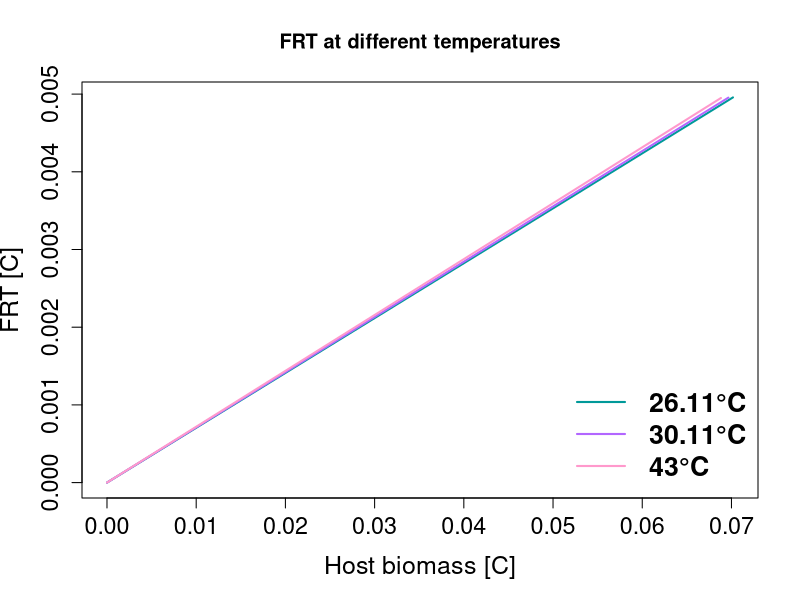
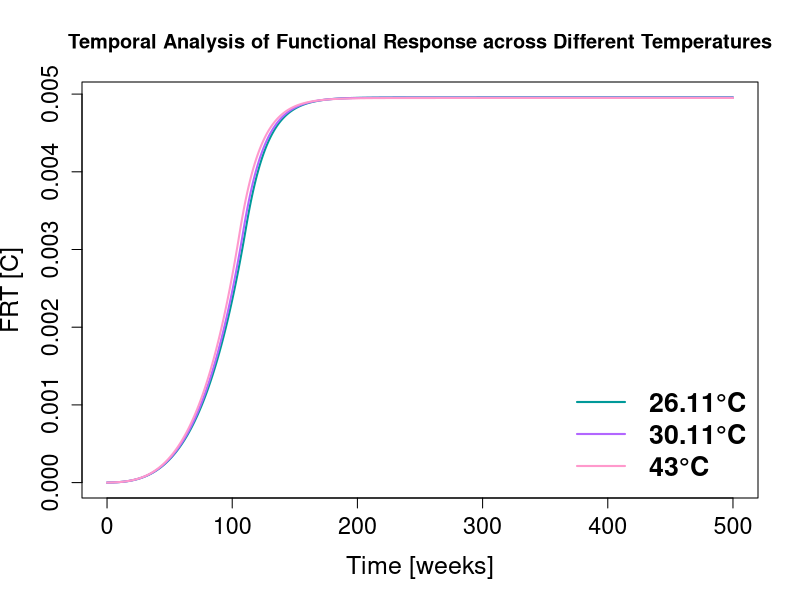
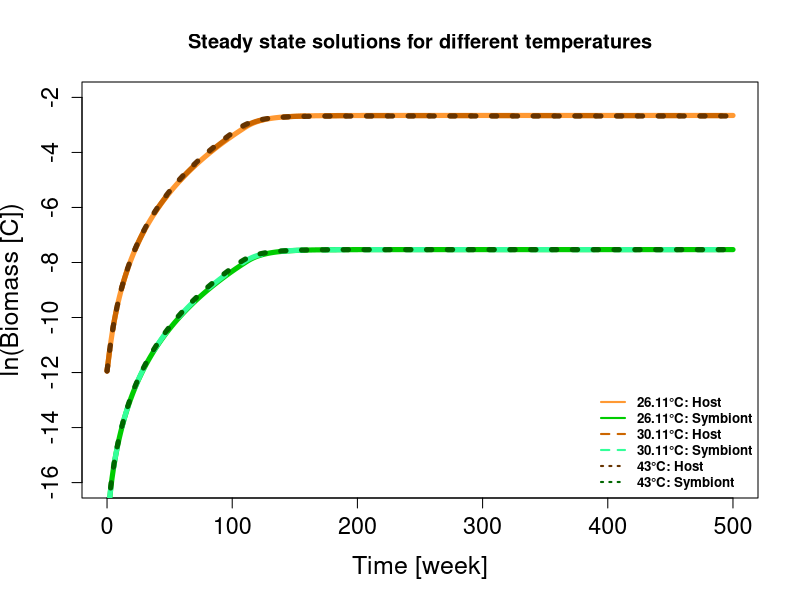
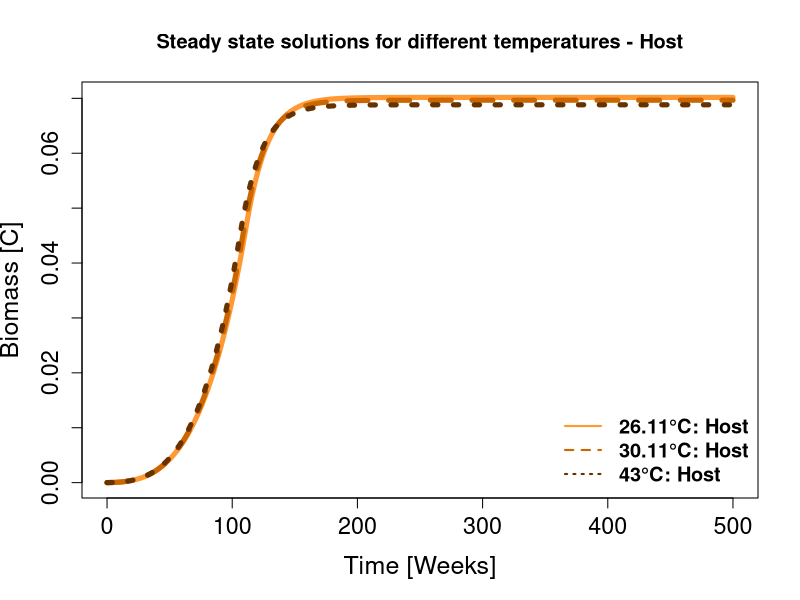
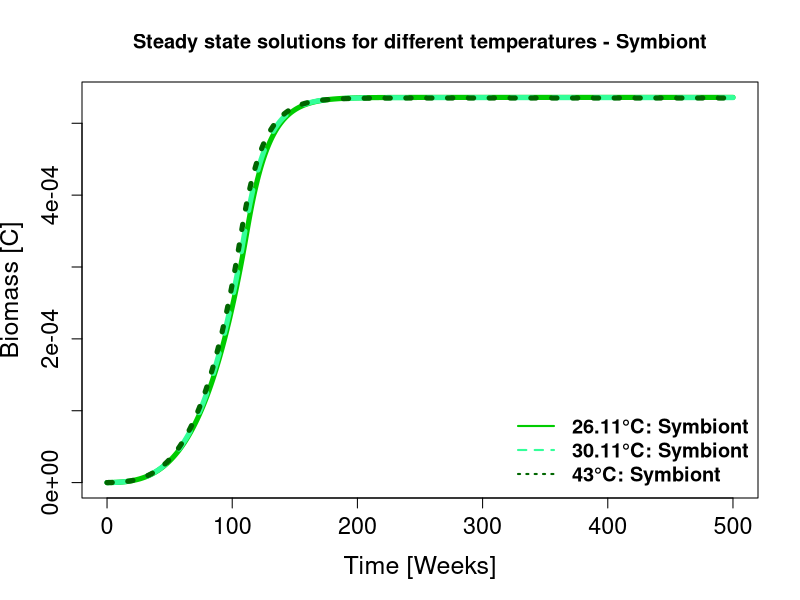
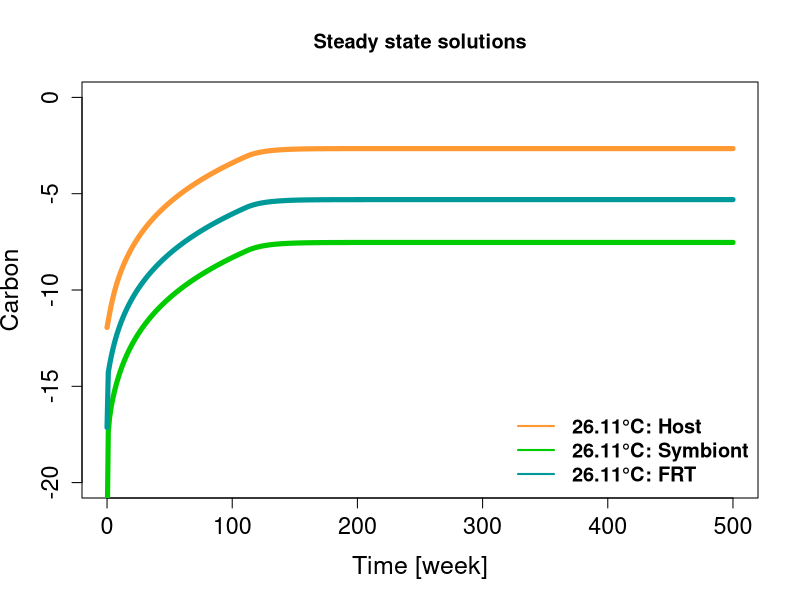

The R script that drew these images, in order:
# this is a code for solving the system for finding steady state/idnividual with FRT -
# the system is from the article https://www.sciencedirect.com/science/article/pii/S0304380023000534
# incl. a temperature dependence on the metabolic input 
# made by Mikkel Nielsen and Camilla Jensen ¨
# last modified 16-Mar-2023 

library(deSolve)
library(ggplot2)
library(dplyr)
library(ggtext)

param1 <- list(
  p = 27.7, # Photosynthesis [week^-1]
  a = 0.0724, # Attack rate [week^-1]
  n_hn = 0.18, # Conversion rate of host to nitrogen [mol N mol C^-1]
  y_n = 0.0602, # Yield / conversion efficiency of host nitrogen to symbiont nitrogen [mol N mol N^-1]
  n_sn = 0.13, # Conversion of nitrogen to carbon [mol N mol C^-1]
  w = 0.00261, # Handling time of host for symbiont [week]
  d_s = 0.771, # Symbiont death rate [week^-1]
  d_h = 0.126, # Host death rate [week^-1]
  
  r_n = 0.0146, # Nitrogen uptake rate [mol N mol C^-1 week^-1] feed
  r_c = 0.00999, # Carbon uptake rate [week^-1] feed
  
  #r_n = 0, # starved 
  #r_c = 0, # starved
  
  E = 0.63*1.60217663*10**(-19), # Activation energy [J]
  k = 1.380659*10**(-23), # Boltzmann's constant [J/K]
  T = 273.15+26.11, # Temperature [K]
  T_ref = 273.15+26.11 # ref temperature [K]
)

# temperature dependence
param1$b = exp(-param1$E*(1/param1$k*(1/param1$T-1/param1$T_ref))) # Arrhenius equation 
param1$w_tilde = param1$w/param1$b  # Handling time dependent on temperature

param2 <- list(
  p = 27.7, # Photosynthesis [week^-1]
  a = 0.0724, # Attack rate [week^-1]
  n_hn = 0.18, # Conversion rate of host to nitrogen [mol N mol C^-1]
  y_n = 0.0602, # Yield / conversion efficiency of host nitrogen to symbiont nitrogen [mol N mol N^-1]
  n_sn = 0.13, # Conversion of nitrogen to carbon [mol N mol C^-1]
  w = 0.00261, # Handling time of host for symbiont [week]
  d_s = 0.771, # Symbiont death rate [week^-1]
  d_h = 0.126, # Host death rate [week^-1]
  
  r_n = 0.0146, # Nitrogen uptake rate [mol N mol C^-1 week^-1] feed
  r_c = 0.00999, # Carbon uptake rate [week^-1] feed
  
  #r_n = 0, # starved 
  #r_c = 0, # starved
  
  E = 0.63*1.60217663*10**(-19), # Activation energy [J]
  k = 1.380659*10**(-23), # Boltzmann's constant [J/K]
  T = 273.15+30.11, # Temperature [K]
  T_ref = 273.15+26.11 # ref temperature [K]
)

# temperature dependence
param2$b = exp(-param2$E*(1/param2$k*(1/param2$T-1/param2$T_ref))) # Arrhenius equation 
param2$w_tilde = param2$w/param2$b  # Handling time dependent on temperature

param3 <- list(
  p = 27.7, # Photosynthesis [week^-1]
  a = 0.0724, # Attack rate [week^-1]
  n_hn = 0.18, # Conversion rate of host to nitrogen [mol N mol C^-1]
  y_n = 0.0602, # Yield / conversion efficiency of host nitrogen to symbiont nitrogen [mol N mol N^-1]
  n_sn = 0.13, # Conversion of nitrogen to carbon [mol N mol C^-1]
  w = 0.00261, # Handling time of host for symbiont [week]
  d_s = 0.771, # Symbiont death rate [week^-1]
  d_h = 0.126, # Host death rate [week^-1]
  
  r_n = 0.0146, # Nitrogen uptake rate [mol N mol C^-1 week^-1] feed
  r_c = 0.00999, # Carbon uptake rate [week^-1] feed
  
  #r_n = 0, # starved 
  #r_c = 0, # starved
  
  E = 0.63*1.60217663*10**(-19), # Activation energy [J]
  k = 1.380659*10**(-23), # Boltzmann's constant [J/K]
  T = 273.15+43, # Temperature [K]
  T_ref = 273.15+26.11 # ref temperature [K]
)

# temperature dependence
param3$b = exp(-param3$E*(1/param3$k*(1/param3$T-1/param3$T_ref))) # Arrhenius equation 
param3$w_tilde = param3$w/param3$b  # Handling time dependent on temperature


# Initial conditions 
S0 <- 1.02*10**(-10) #[mol C]
H0 <- 6.50*10**(-6) #[mol C]
#S0 <- 0.08*10**(30)
#H0 <- 3*10**(60)
#S0 <- 6.50*10**(-6)
#H0 <- 1.02*10**(-10)

# Time 
t <- seq(0, 500, by = 1)

## number 1
# Dynamical equations 
HSmodel1 <- function(t, state, param1) {
  with(as.list(c(state, param1)), {
    dS1dt <- pmin(p*S1,
                 (a*H1*n_hn*S1*y_n)/(S1*n_sn+a*H1*n_sn*w_tilde)) - d_s*S1
    
    dH1dt <- -((a*H1*S1)/(S1+a*H1*w_tilde)) - d_h*H1 +
      pmin(((H1^(2/3)*r_n/n_hn)),
           H1^(2/3)*r_c+p*S1 - pmin(p*S1,
                                  (a*H1*n_hn*S1*y_n)/(S1*n_sn+a*H1*n_sn*w_tilde)))
    return(list(c(dS1dt, dH1dt)))
  })
}

# Solve the differential equations
res1 <- ode(y = c(S1 = S0, H1 = H0), times = t, func = HSmodel1, parms = param1)
S1 <- res1[, "S1"]
H1 <- res1[, "H1"]

# Plot results
# Create a data frame with the time and species abundances
df1 <- data.frame(time = t, S1 = S1, H1 = H1)

funcrespC1 <- (param1$a*H1*S1)/(S1+param1$a*H1*param1$w_tilde)

## number 2
# Dynamical equations 
HSmodel2 <- function(t, state, param2) {
  with(as.list(c(state, param2)), {
    dS2dt <- pmin(p*S2,
                 (a*H2*n_hn*S2*y_n)/(S2*n_sn+a*H2*n_sn*w_tilde)) - d_s*S2
    
    dH2dt <- -((a*H2*S2)/(S2+a*H2*w_tilde)) - d_h*H2 +
      pmin(((H2^(2/3)*r_n/n_hn)),
           H2^(2/3)*r_c+p*S2 - pmin(p*S2,
                                    (a*H2*n_hn*S2*y_n)/(S2*n_sn+a*H2*n_sn*w_tilde)))
    return(list(c(dS2dt, dH2dt)))
  })
}
# Solve the differential equations
res2 <- ode(y = c(S2 = S0, H2 = H0), times = t, func = HSmodel2, parms = param2)
S2 <- res2[, "S2"]
H2 <- res2[, "H2"]

# Plot results
# Create a data frame with the time and species abundances
df2 <- data.frame(time = t, S2 = S2, H2 = H2)

funcrespC2 <- (param2$a*H2*S2)/(S2+param2$a*H2*param2$w_tilde)

## number 3
# Dynamical equations 
HSmodel3 <- function(t, state, param3) {
  with(as.list(c(state, param3)), {
    dS3dt <- pmin(p*S3,
                  (a*H3*n_hn*S3*y_n)/(S3*n_sn+a*H3*n_sn*w_tilde)) - d_s*S3
    
    dH3dt <- -((a*H3*S3)/(S3+a*H3*w_tilde)) - d_h*H3 +
      pmin(((H3^(2/3)*r_n/n_hn)),
           H3^(2/3)*r_c+p*S3 - pmin(p*S3,
                                    (a*H3*n_hn*S3*y_n)/(S3*n_sn+a*H3*n_sn*w_tilde)))
    return(list(c(dS3dt, dH3dt)))
  })
}
# Solve the differential equations
res3 <- ode(y = c(S3 = S0, H3 = H0), times = t, func = HSmodel3, parms = param3)
S3 <- res3[, "S3"]
H3 <- res3[, "H3"]

# Plot results
# Create a data frame with the time and species abundances
df3 <- data.frame(time = t, S3 = S3, H3 = H3)

funcrespC3 <- (param3$a*H3*S3)/(S3+param3$a*H3*param3$w_tilde)


# plot frt for the three temps
par(cex.lab=1.5, cex.axis=1.4)
plot(H1,funcrespC1, col=c("#009999"), type="l", lwd=2, xlab = "Host biomass [C]", ylab = "FRT [C]")
lines(H2,funcrespC2, col="#B266FF", type="l", lwd=2)
lines(H3,funcrespC3, col="#FF99CC", type="l", lwd=2)
legend("bottomright", legend=c("26.11\u00B0C","30.11\u00B0C","43\u00B0C"), col=c("#009999","#B266FF","#FF99CC"), lty=c(1), lwd=c(2), cex=1.6, bty="n",text.font = 2)
title("FRT at different temperatures")

par(cex.lab=1.5, cex.axis=1.4)
plot(t,funcrespC1, col="#009999", type="l", lwd=2, xlab = "Time [weeks]", ylab = "FRT [C]")
lines(t,funcrespC2, col="#B266FF", type="l", lwd=2)
lines(t,funcrespC3, col="#FF99CC", type="l", lwd=2)
legend("bottomright", legend=c("26.11\u00B0C","30.11\u00B0C","43\u00B0C"), col=c("#009999","#B266FF","#FF99CC"), lty=c(1), lwd=c(2), cex=1.6, bty="n",text.font = 2)
title("Temporal Analysis of Functional Response across Different Temperatures")

# plot ss with different temperatures 
par(cex.lab=1.5, cex.axis=1.4)
plot(t,log(H1), col="#FF9933", type="l",lty=1, lwd=5, xlab = "Time [week]", ylab = "ln(Biomass [C])", ylim = c(-16, -2), xlim = c(0, 500))
lines(t,log(S1), col="#00CC00", lty=1, lwd =5)
lines(t,log(H2), col="#CC6600", lty=2,lwd =5)
lines(t,log(S2), col="#33FF99", lty=2,lwd =5)
lines(t,log(H3), col="#663300", lty=3,lwd =5)
lines(t,log(S3), col="#006600", lty=3,lwd =5)
# Add a legend with a larger font size
legend("bottomright", legend=c("26.11\u00B0C: Host", "26.11\u00B0C: Symbiont", "30.11\u00B0C: Host", "30.11\u00B0C: Symbiont","43\u00B0C: Host", "43\u00B0C: Symbiont"), col=c("#FF9933", "#00CC00","#CC6600","#33FF99","#663300","#006600"), lty=c(1,1,2,2,3,3), lwd=c(2,2,2,2,2,2), cex=0.8, bty="n",text.font = 2)
title("Steady state solutions for different temperatures")

# plot ss for host with different temperatures
par(cex.lab=1.5, cex.axis=1.4)
plot(t,H1, col="#FF9933", type="l",lty=1, lwd=5, xlab = "Time [Weeks]", ylab = "Biomass [C]")
lines(t,H2, col="#CC6600", lty=2,lwd =5)
lines(t,H3, col="#663300", lty=3,lwd =5)
# Add a legend with a larger font size
legend("bottomright", legend=c("26.11\u00B0C: Host", "30.11\u00B0C: Host","43\u00B0C: Host"), col=c("#FF9933","#CC6600","#663300"), lty=c(1,2,3), lwd=c(2,2,2), cex=1.2, bty="n",text.font = 2)
title("Steady state solutions for different temperatures - Host")

# plot ss for symbiont with different temperatures
par(cex.lab=1.5, cex.axis=1.4)
plot(t,S1, col="#00cc00", type="l",lty=1, lwd=5, xlab = "Time [Weeks]", ylab = "Biomass [C]")
lines(t,(S2), col="#33FF99", lty=2,lwd =5)
lines(t,(S3), col="#006600", lty=3,lwd =5)
# Add a legend with a larger font size
legend("bottomright", legend=c("26.11\u00B0C: Symbiont","30.11\u00B0C: Symbiont","43\u00B0C: Symbiont"), col=c("#00CC00","#33FF99","#006600"), lty=c(1,2,3), lwd=c(2,2,2), cex=1.2, bty="n",text.font = 2)
title("Steady state solutions for different temperatures - Symbiont")

# plot with different initial values 
par(cex.lab=1.5, cex.axis=1.4)
plot(t,log(H1), col="#FF9933", type="l",lty=1, lwd=5, xlab = "Time [week]", ylab = "Carbon", ylim = c(-20,0))
lines(t,log(S1), col="#00cc00", lty=1,lwd =5)
lines(t,log(funcrespC1), col="#009999", lty=1,lwd =5)
# Add a legend with a larger font size
legend("bottomright", legend=c("26.11\u00B0C: Host", "26.11\u00B0C: Symbiont","26.11\u00B0C: FRT"), col=c("#FF9933","#00cc00","#009999"), lty=c(1,1,1), lwd=c(2,2,2), cex=1.2, bty="n",text.font = 2)
title("Steady state solutions")
